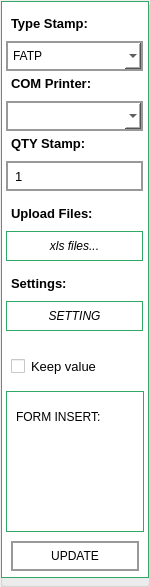
        <widget class="QGroupBox" name="SidebarWrapper">
         <property name="maximumSize">
          <size>
           <width>150</width>
           <height>16777215</height>
          </size>
         </property>
         <property name="title">
          <string/>
         </property>
         <widget class="QGroupBox" name="Sidebar">
          <property name="geometry">
           <rect>
            <x>1</x>
            <y>1</y>
            <width>148</width>
            <height>577</height>
           </rect>
          </property>
          <property name="styleSheet">
           <string notr="true">background-color: #fff; border: 1px solid #32a866;</string>
          </property>
          <property name="title">
           <string/>
          </property>
          <widget class="QComboBox" name="cb_TypeStamp">
           <property name="geometry">
            <rect>
             <x>5</x>
             <y>40</y>
             <width>137</width>
             <height>30</height>
            </rect>
           </property>
           <property name="font">
            <font>
             <family>Segoe UI</family>
             <pointsize>9</pointsize>
            </font>
           </property>
           <property name="styleSheet">
            <string notr="true">background-color: #fff; border: 2px solid #999; padding: 5px 5px;</string>
           </property>
           <item>
            <property name="text">
             <string>FATP</string>
            </property>
           </item>
           <item>
            <property name="text">
             <string>SMT</string>
            </property>
           </item>
           <item>
            <property name="text">
             <string>GLUE BOX</string>
            </property>
           </item>
           <item>
            <property name="text">
             <string>GLUE</string>
            </property>
           </item>
          </widget>
          <widget class="QLabel" name="LabelSelectStamp">
           <property name="geometry">
            <rect>
             <x>10</x>
             <y>10</y>
             <width>121</width>
             <height>25</height>
            </rect>
           </property>
           <property name="font">
            <font>
             <family>Segoe UI</family>
             <pointsize>10</pointsize>
             <weight>75</weight>
             <bold>true</bold>
            </font>
           </property>
           <property name="styleSheet">
            <string notr="true">border: none;</string>
           </property>
           <property name="text">
            <string>Type Stamp:</string>
           </property>
          </widget>
          <widget class="QComboBox" name="cb_COM">
           <property name="geometry">
            <rect>
             <x>5</x>
             <y>100</y>
             <width>137</width>
             <height>30</height>
            </rect>
           </property>
           <property name="font">
            <font>
             <family>Segoe UI</family>
             <pointsize>9</pointsize>
            </font>
           </property>
           <property name="styleSheet">
            <string notr="true">background-color: #fff; border: 2px solid #999; padding: 5px 5px;</string>
           </property>
          </widget>
          <widget class="QLabel" name="LabelSelectStamp_2">
           <property name="geometry">
            <rect>
             <x>10</x>
             <y>70</y>
             <width>121</width>
             <height>25</height>
            </rect>
           </property>
           <property name="font">
            <font>
             <family>Segoe UI</family>
             <pointsize>10</pointsize>
             <weight>75</weight>
             <bold>true</bold>
            </font>
           </property>
           <property name="styleSheet">
            <string notr="true">border: none;</string>
           </property>
           <property name="text">
            <string>COM Printer:</string>
           </property>
          </widget>
          <widget class="QLabel" name="LabelSelectStamp_3">
           <property name="geometry">
            <rect>
             <x>10</x>
             <y>130</y>
             <width>121</width>
             <height>25</height>
            </rect>
           </property>
           <property name="font">
            <font>
             <family>Segoe UI</family>
             <pointsize>10</pointsize>
             <weight>75</weight>
             <bold>true</bold>
            </font>
           </property>
           <property name="styleSheet">
            <string notr="true">border: none;</string>
           </property>
           <property name="text">
            <string>QTY Stamp:</string>
           </property>
          </widget>
          <widget class="QLineEdit" name="txt_numberStamp">
           <property name="geometry">
            <rect>
             <x>5</x>
             <y>160</y>
             <width>137</width>
             <height>30</height>
            </rect>
           </property>
           <property name="font">
            <font>
             <family>Segoe UI</family>
             <pointsize>10</pointsize>
            </font>
           </property>
           <property name="styleSheet">
            <string notr="true">background-color: #fff; border: 2px solid #999; padding: 5px 5px;</string>
           </property>
           <property name="text">
            <string>1</string>
           </property>
          </widget>
          <widget class="QGroupBox" name="groupBox_3">
           <property name="geometry">
            <rect>
             <x>5</x>
             <y>390</y>
             <width>138</width>
             <height>141</height>
            </rect>
           </property>
           <property name="font">
            <font>
             <family>Segoe UI</family>
             <pointsize>10</pointsize>
             <weight>75</weight>
             <bold>true</bold>
            </font>
           </property>
           <property name="title">
            <string/>
           </property>
           <widget class="QLabel" name="label_58">
            <property name="geometry">
             <rect>
              <x>10</x>
              <y>10</y>
              <width>121</width>
              <height>31</height>
             </rect>
            </property>
            <property name="styleSheet">
             <string notr="true">border: none;</string>
            </property>
            <property name="text">
             <string>FORM INSERT: </string>
            </property>
           </widget>
           <widget class="QLabel" name="status_form">
            <property name="geometry">
             <rect>
              <x>10</x>
              <y>50</y>
              <width>117</width>
              <height>81</height>
             </rect>
            </property>
            <property name="font">
             <font>
              <pointsize>-1</pointsize>
              <weight>75</weight>
              <bold>true</bold>
             </font>
            </property>
            <property name="styleSheet">
             <string notr="true">border: none; color: red; font-size: 12px; font-weight: bold;</string>
            </property>
            <property name="text">
             <string/>
            </property>
            <property name="alignment">
             <set>Qt::AlignCenter</set>
            </property>
           </widget>
          </widget>
          <widget class="QPushButton" name="btn_Update">
           <property name="geometry">
            <rect>
             <x>10</x>
             <y>540</y>
             <width>128</width>
             <height>30</height>
            </rect>
           </property>
           <property name="minimumSize">
            <size>
             <width>0</width>
             <height>30</height>
            </size>
           </property>
           <property name="cursor">
            <cursorShape>PointingHandCursor</cursorShape>
           </property>
           <property name="styleSheet">
            <string notr="true">background-color: #fff; border: 2px solid #999; padding: 5px 5px;</string>
           </property>
           <property name="text">
            <string>UPDATE</string>
           </property>
           <property name="icon">
            <iconset>
             <normaloff>../PrintStamp_GTK_79/data/icon/update.svg</normaloff>../PrintStamp_GTK_79/data/icon/update.svg</iconset>
           </property>
           <property name="iconSize">
            <size>
             <width>20</width>
             <height>20</height>
            </size>
           </property>
          </widget>
          <widget class="QCheckBox" name="checkBox">
           <property name="geometry">
            <rect>
             <x>10</x>
             <y>350</y>
             <width>130</width>
             <height>30</height>
            </rect>
           </property>
           <property name="font">
            <font>
             <family>Segoe UI</family>
             <pointsize>10</pointsize>
             <weight>50</weight>
             <bold>false</bold>
            </font>
           </property>
           <property name="autoFillBackground">
            <bool>false</bool>
           </property>
           <property name="styleSheet">
            <string notr="true">border: none;</string>
           </property>
           <property name="inputMethodHints">
            <set>Qt::ImhDialableCharactersOnly</set>
           </property>
           <property name="text">
            <string>Keep value</string>
           </property>
          </widget>
          <widget class="QToolButton" name="btn_Upload">
           <property name="geometry">
            <rect>
             <x>5</x>
             <y>230</y>
             <width>137</width>
             <height>30</height>
            </rect>
           </property>
           <property name="font">
            <font>
             <family>Segoe UI</family>
             <weight>50</weight>
             <italic>true</italic>
             <bold>false</bold>
             <strikeout>false</strikeout>
            </font>
           </property>
           <property name="text">
            <string>xls files...</string>
           </property>
          </widget>
          <widget class="QLabel" name="LabelSelectStamp_4">
           <property name="geometry">
            <rect>
             <x>10</x>
             <y>200</y>
             <width>121</width>
             <height>25</height>
            </rect>
           </property>
           <property name="font">
            <font>
             <family>Segoe UI</family>
             <pointsize>10</pointsize>
             <weight>75</weight>
             <bold>true</bold>
            </font>
           </property>
           <property name="styleSheet">
            <string notr="true">border: none;</string>
           </property>
           <property name="text">
            <string>Upload Files:</string>
           </property>
          </widget>
          <widget class="QLabel" name="LabelSelectStamp_5">
           <property name="geometry">
            <rect>
             <x>10</x>
             <y>270</y>
             <width>121</width>
             <height>25</height>
            </rect>
           </property>
           <property name="font">
            <font>
             <family>Segoe UI</family>
             <pointsize>10</pointsize>
             <weight>75</weight>
             <bold>true</bold>
            </font>
           </property>
           <property name="styleSheet">
            <string notr="true">border: none;</string>
           </property>
           <property name="text">
            <string>Settings:</string>
           </property>
          </widget>
          <widget class="QToolButton" name="btn_Setting">
           <property name="geometry">
            <rect>
             <x>5</x>
             <y>300</y>
             <width>137</width>
             <height>30</height>
            </rect>
           </property>
           <property name="font">
            <font>
             <family>Segoe UI</family>
             <weight>50</weight>
             <italic>true</italic>
             <bold>false</bold>
             <strikeout>false</strikeout>
            </font>
           </property>
           <property name="text">
            <string>SETTING</string>
           </property>
          </widget>
         </widget>
        </widget>
